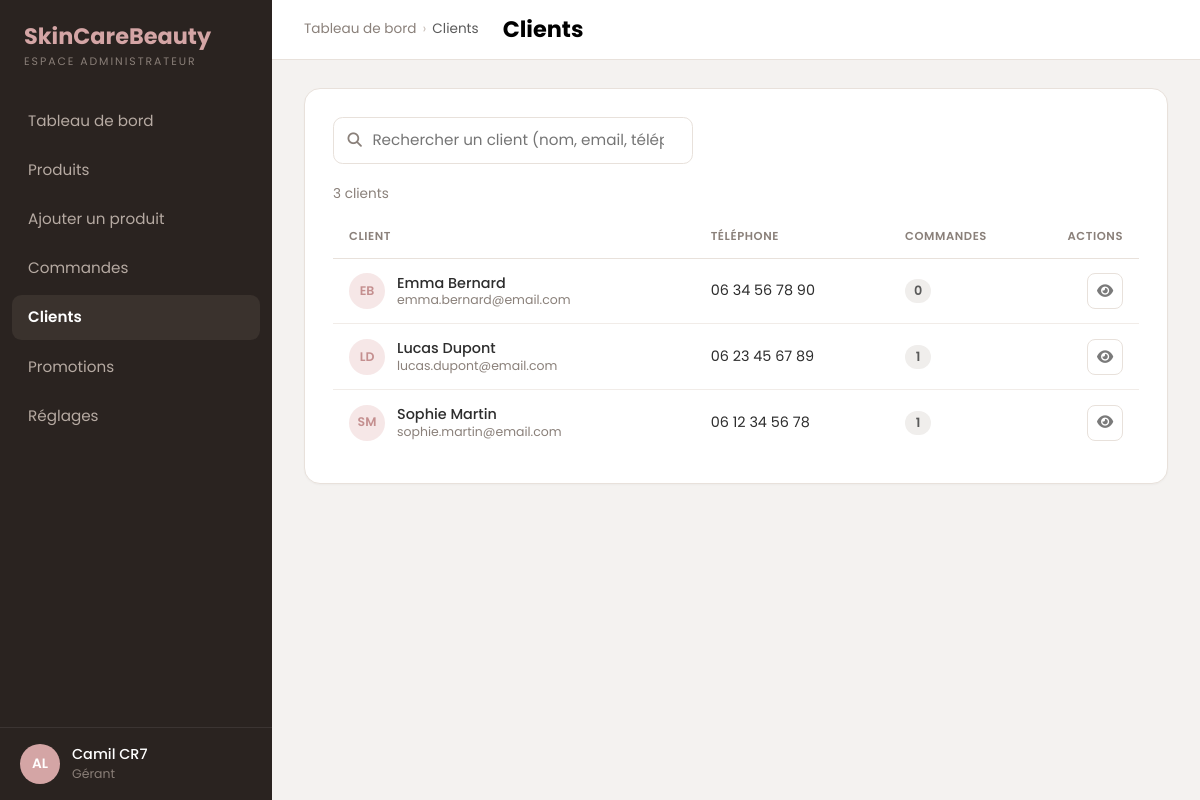
The page /admin_users.php on the database its author committed.
### tables this page shows
CREATE TABLE customers(
    customer_id_account INT PRIMARY KEY AUTO_INCREMENT,
    customer_name VARCHAR(30) NOT NULL,
    customer_firstname VARCHAR(30) NOT NULL,
    customer_title VARCHAR(10) NOT NULL,
    customer_phone char(14) NOT NULL,
    gender_id INT NOT NULL,
    user_id INT NOT NULL,
    FOREIGN KEY (gender_id) REFERENCES genders (gender_id),
    FOREIGN KEY (user_id) REFERENCES users (user_id)
);

### admin_users.php (the view, shortened to what this page needs)
<?php
require_once "public/includes/db.php";
$users = [];
foreach ($pdo->query("SELECT user_id, user_mail FROM users") as $row) {
    $users[$row["user_id"]] = $row["user_mail"];
}
$orders_count = [];
foreach ($pdo->query("SELECT customer_id_account, COUNT(*) AS nb FROM orders GROUP BY customer_id_account") as $row) {
    $orders_count[$row["customer_id_account"]] = $row["nb"];
}
$customers = $pdo->query("SELECT * FROM customers ORDER BY customer_name")->fetchAll();
include "public/includes/header_admin.php";
?>
<div class="admin-main">
    <header class="admin-topbar">
        <nav class="breadcrumb-admin">
            Tableau de bord <span class="sep">›</span> <span class="current">Clients</span>
        </nav>
        <h1>Clients</h1>
    </header>
    <div class="admin-content">
        <section class="admin-card">
            <div class="orders-toolbar">
                <div class="search-admin">
                    <input class="input-admin" id="clients-search" type="search"
                        placeholder="Rechercher un client (nom, email, téléphone...)">
                </div>
            </div>
            <p class="results-count" id="clients-count"><?= count($customers) ?> client<?= count($customers) > 1 ? 's' : '' ?></p>
            <div class="table-scroll">
                <table class="orders-table">
                    <thead>
                        <tr>
                            <th>Client</th>
                            <th>Téléphone</th>
                            <th>Commandes</th>
                            <th class="col-actions">Actions</th>
                        </tr>
                    </thead>
                    <tbody>
                        <?php foreach ($customers as $c):
                            $full_name = $c['customer_firstname'] . ' ' . $c['customer_name'];
                            $initials  = mb_strtoupper(mb_substr($c['customer_firstname'], 0, 1) . mb_substr($c['customer_name'], 0, 1));
                            $mail      = $users[$c['user_id']] ?? '';
                            $nb_orders = $orders_count[$c['customer_id_account']] ?? 0;
                        ?>
                        <tr>
                            <td>
                                <div class="client-identity">
                                    <span class="client-avatar"><?= htmlspecialchars($initials) ?></span>
                                    <div class="client-cell">
                                        <span class="nom"><?= htmlspecialchars($full_name) ?></span>
                                        <span class="mail"><?= htmlspecialchars($mail) ?></span>
                                    </div>
                                </div>
                            </td>
                            <td><?= htmlspecialchars($c['customer_phone']) ?></td>
                            <td><span class="count-pill"><?= (int) $nb_orders ?></span></td>
                            <td class="col-actions">
                                <button type="button" class="btn-row-action"
                                    data-bs-toggle="modal" data-bs-target="#client-modal"
                                    data-id="<?= (int) $c['customer_id_account'] ?>"
                                    data-avatar="<?= htmlspecialchars($initials) ?>"
                                    data-nom="<?= htmlspecialchars($full_name) ?>"
                                    data-email="<?= htmlspecialchars($mail) ?>"
                                    data-tel="<?= htmlspecialchars($c['customer_phone']) ?>"
                                    data-commandes="<?= (int) $nb_orders ?>"
                                    aria-label="Voir la fiche client">
                                    <i class="fa-solid fa-eye"></i>
                                </button>
                            </td>
                        </tr>
                        <?php endforeach; ?>
                    </tbody>
                </table>
            </div>
        </section>
    </div>
</div>
</div>
</body>
</html>

### public/css/style.css (style rules this page uses)
:root { --rose: #d4a5a5; --rose-fonce: #c8918f; --beige: #f5ebe0; --accent: #e8c4b8; --texte: #2d2d2d; --border-rose: rgba(212, 165, 165, .2); --footer-bg: #ffffff; --footer-text: #3a3a3a; --footer-muted: #7a7070; --admin-sidebar: #2a2320; --admin-sidebar-active: #3a322d; --admin-rose-fonce: #c48f8f; --admin-rose-soft: #f6e7e7; --admin-bg: #f4f2f0; --admin-card: #ffffff; --admin-border: #e8e1db; --admin-muted: #8a807a; --admin-green: #5aab5a; }
body.admin { margin: 0; background: var(--admin-bg); color: var(--text); font-family: "Poppins", system-ui, -apple-system, "Segoe UI", Roboto, sans-serif; }
.admin-main { flex: 1; min-width: 0; display: flex; flex-direction: column; }
.admin-topbar { background: #fff; border-bottom: 1px solid var(--admin-border); padding: 1rem 2rem; display: flex; align-items: center; gap: 1.5rem; flex-wrap: wrap; }
.breadcrumb-admin { font-size: .85rem; color: var(--admin-muted); }
.breadcrumb-admin .sep { color: #c9bfb8; margin: 0 .15rem; }
.breadcrumb-admin .current { color: #5a5a5a; }
.admin-topbar h1 { margin: 0; font-size: 1.4rem; font-weight: 700; color: var(--text); }
.admin-content { width: 100%; max-width: 1100px; padding: 1.75rem 2rem; }
.admin-card { background: var(--admin-card); border: 1px solid var(--admin-border); border-radius: 1rem; padding: 1.75rem; margin-bottom: 1.5rem; box-shadow: 0 1px 2px rgba(0, 0, 0, .03); }
.input-admin { width: 100%; border: 1px solid var(--admin-border); border-radius: .6rem; padding: .7rem .9rem; font-size: .95rem; color: var(--text); background: #fff; transition: border-color .15s ease, box-shadow .15s ease; }
.orders-toolbar { display: flex; align-items: center; justify-content: space-between; gap: 1rem; flex-wrap: wrap; margin-bottom: 1.25rem; }
.search-admin { position: relative; flex: 1; min-width: 240px; max-width: 360px; }
.search-admin .input-admin { padding-left: 2.4rem; }
.results-count { font-size: .85rem; color: var(--admin-muted); margin: 0 0 .75rem; }
.table-scroll { overflow-x: auto; }
.orders-table { width: 100%; border-collapse: collapse; font-size: .9rem; }
.orders-table thead th { text-align: left; padding: .75rem 1rem; font-size: .72rem; font-weight: 600; letter-spacing: .05em; text-transform: uppercase; color: var(--admin-muted); border-bottom: 1px solid var(--admin-border); white-space: nowrap; }
.orders-table tbody td { padding: .9rem 1rem; border-bottom: 1px solid #f1ece8; color: var(--texte); vertical-align: middle; }
.orders-table tbody tr:last-child td { border-bottom: none; }
.client-cell { display: flex; flex-direction: column; line-height: 1.3; }
.client-cell .nom { font-weight: 500; }
.client-cell .mail { font-size: .78rem; color: var(--admin-muted); }
.col-actions { text-align: right; width: 1%; white-space: nowrap; }
.btn-row-action { display: inline-flex; align-items: center; justify-content: center; width: 36px; height: 36px; border-radius: .5rem; border: 1px solid var(--admin-border); background: #fff; color: #7a7a7a; text-decoration: none; transition: border-color .15s ease, color .15s ease, background-color .15s ease; }
.client-identity { display: flex; align-items: center; gap: .75rem; }
.client-avatar { flex: none; width: 36px; height: 36px; border-radius: 50%; background: var(--admin-rose-soft); color: var(--admin-rose-fonce); display: flex; align-items: center; justify-content: center; font-size: .78rem; font-weight: 600; }
.count-pill { display: inline-block; min-width: 26px; padding: .15rem .5rem; border-radius: 50rem; background: #f0eeec; color: #5a5a5a; font-size: .8rem; font-weight: 600; text-align: center; }

### rows shown on the page
customers: initials "EB", full_name "Emma Bernard", user "emma.bernard@email.com", customer_phone "06 34 56 78 90", customer_id_account "0"
customers: initials "LD", full_name "Lucas Dupont", user "lucas.dupont@email.com", customer_phone "06 23 45 67 89", customer_id_account "1"
customers: initials "SM", full_name "Sophie Martin", user "sophie.martin@email.com", customer_phone "06 12 34 56 78", customer_id_account "1"

### other values the page prints
count($customers) "3"
